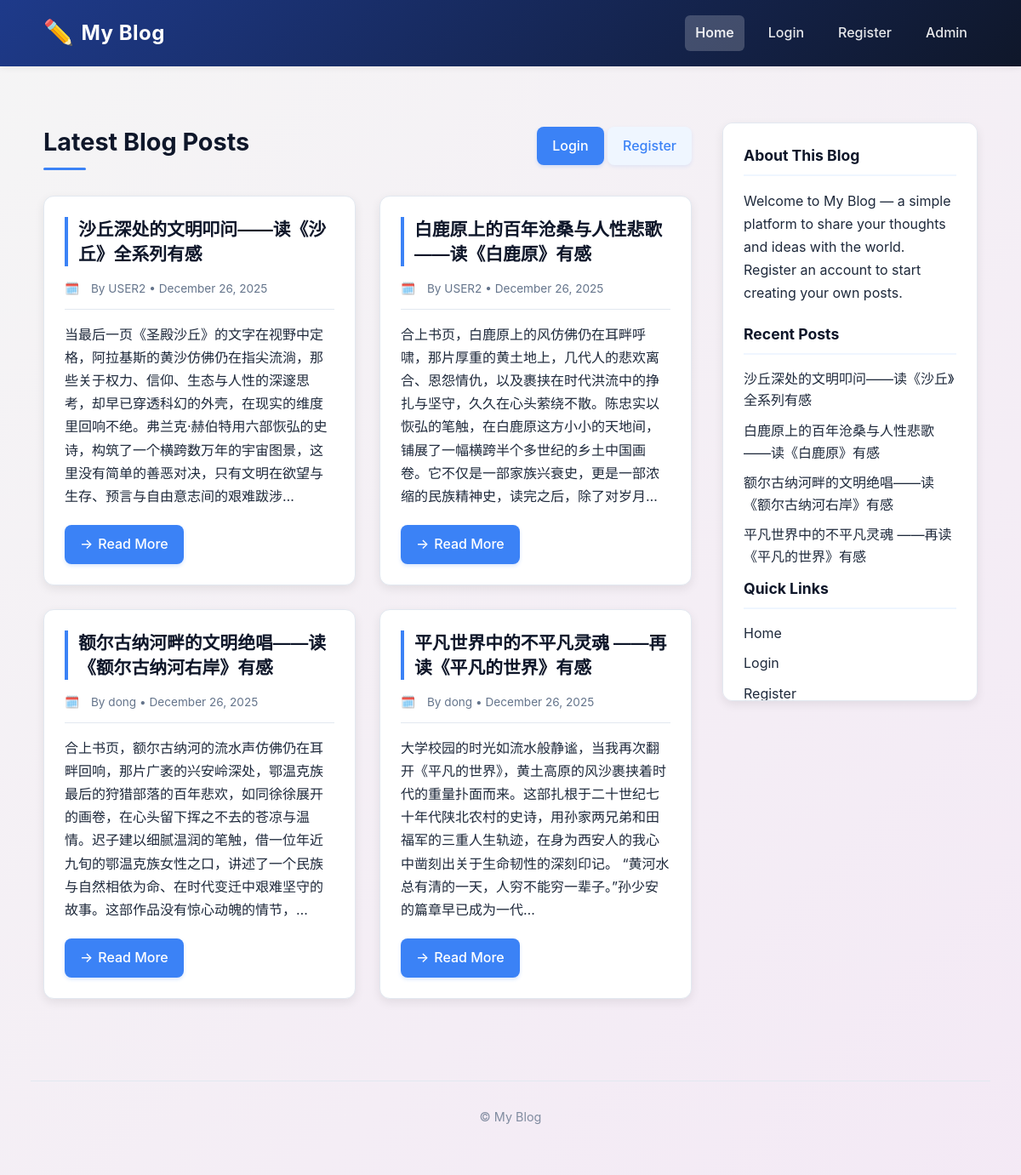
The page / on the database its author committed.
### blogs/models.py (models this page shows, shortened)
class BlogPost(models.Model):
    title = models.CharField(max_length=200)
    text = models.TextField()
    date_added = models.DateTimeField(auto_now_add=True)
    author = models.ForeignKey(User, on_delete=models.CASCADE)
    class Meta:
        ordering = ['-date_added']

### blogs/views.py (the view)
# urls.py: path('', HomePageView.as_view(), name='home'),
class HomePageView(ListView):
    model = BlogPost
    template_name = 'blogs/home.html'
    context_object_name = 'posts'
    ordering = ['-date_added']

### blogs/templates/blogs/home.html (shortened to what this page needs)
{% extends 'base.html' %}
{% block content %}
  <div class="layout">
    <main>
      <div class="page-head">
        <h1>Latest Blog Posts</h1>
        <p>
          {% if user.is_authenticated %}
            <a class="btn" href="{% url 'blogs:post-create' %}">
              <span>+</span> Create new post
            </a>
          {% else %}
            <a class="btn" href="{% url 'login' %}">Login</a>
            <a class="btn secondary" href="{% url 'blogs:register' %}">Register</a>
          {% endif %}
        </p>
      </div>
      <ul class="post-list">
    {% for post in posts %}
      <li class="post-card">
        <h2>{{ post.title }}</h2>
        <div class="meta">
          By {{ post.author }} • {{ post.date_added|date:"F j, Y" }}
        </div>
        <p class="excerpt">{{ post.text|truncatechars:150 }}</p>
        <div class="post-actions">
          <a class="btn" href="{% url 'blogs:post-detail' post.pk %}" target="_blank" rel="noopener">
            <span>→</span> Read More
          </a>
        </div>
      </li>
    {% endfor %}
      </ul>
    </main>
    <aside class="sidebar">
      <h3>About This Blog</h3>
      <p>Welcome to My Blog — a simple platform to share your thoughts and ideas with the world. Register an account to start creating your own posts.</p>
      <h3>Recent Posts</h3>
      <ul>
        {% for post in posts|slice:":5" %}
          <li><a href="{% url 'blogs:post-detail' post.pk %}">{{ post.title }}</a></li>
        {% empty %}
          <li>No posts available</li>
        {% endfor %}
      </ul>
      <h3>Quick Links</h3>
      <ul>
        <li><a href="{% url 'blogs:home' %}">Home</a></li>
        {% if user.is_authenticated %}
          <li><a href="{% url 'blogs:post-create' %}">Create Post</a></li>
          <li><a href="{% url 'logout' %}">Logout</a></li>
        {% else %}
          <li><a href="{% url 'login' %}">Login</a></li>
          <li><a href="{% url 'blogs:register' %}">Register</a></li>
        {% endif %}
      </ul>
    </aside>
  </div>
{% endblock %}

### templates/base.html (shortened to what this page needs)
{% load static %}
<!DOCTYPE html>
<html>
  <head>
    <link rel="stylesheet" href="{% static 'css/style.css' %}">
  </head>
  <body>
    <header class="site-header">
      <div class="container header-row">
        <h1 class="site-title"><a href="/">My Blog</a></h1>
        <nav id="nav-menu" class="site-nav">
          <a href="/">Home</a>
          {% if user.is_authenticated %}
            <a href="{% url 'blogs:post-create' %}">New Post</a>
            <a href="{% url 'logout' %}">Logout</a>
          {% else %}
            <a href="{% url 'login' %}">Login</a>
            <a href="{% url 'blogs:register' %}">Register</a>
          {% endif %}
          <a href="{% url 'admin:index' %}">Admin</a>
        </nav>
      </div>
    </header>
    <main class="container">
      {% block content %}{% endblock %}
    </main>
    <footer class="site-footer container">
      <p>&copy; {{ now|date:"Y" }} My Blog</p>
    </footer>
  </body>
</html>

### rows shown on the page
BlogPost: title "沙丘深处的文明叩问——读《沙丘》全系列有感", author "USER2", date_added "December 26, 2025", text "当最后一页《圣殿沙丘》的文字在视野中定格，阿拉基斯的黄沙仿佛仍在指尖流淌，那些关于权力、信仰、生态与人性的深邃思考，却早已穿透科幻的外壳，在现实的维度里回响不绝。弗兰克·赫伯特用六部恢弘的史诗，构筑了一个横跨数万年的宇宙图景，这里没有简单的善恶对决，只有文明在欲望与生存、预言与自由意志间的艰难跋涉…"
BlogPost: title "白鹿原上的百年沧桑与人性悲歌——读《白鹿原》有感", author "USER2", date_added "December 26, 2025", text "合上书页，白鹿原上的风仿佛仍在耳畔呼啸，那片厚重的黄土地上，几代人的悲欢离合、恩怨情仇，以及裹挟在时代洪流中的挣扎与坚守，久久在心头萦绕不散。陈忠实以恢弘的笔触，在白鹿原这方小小的天地间，铺展了一幅横跨半个多世纪的乡土中国画卷。它不仅是一部家族兴衰史，更是一部浓缩的民族精神史，读完之后，除了对岁月…"
BlogPost: title "额尔古纳河畔的文明绝唱——读《额尔古纳河右岸》有感", author "dong", date_added "December 26, 2025", text "合上书页，额尔古纳河的流水声仿佛仍在耳畔回响，那片广袤的兴安岭深处，鄂温克族最后的狩猎部落的百年悲欢，如同徐徐展开的画卷，在心头留下挥之不去的苍凉与温情。迟子建以细腻温润的笔触，借一位年近九旬的鄂温克族女性之口，讲述了一个民族与自然相依为命、在时代变迁中艰难坚守的故事。这部作品没有惊心动魄的情节，…"
BlogPost: title "平凡世界中的不平凡灵魂 ——再读《平凡的世界》有感", author "dong", date_added "December 26, 2025", text "大学校园的时光如流水般静谧，当我再次翻开《平凡的世界》，黄土高原的风沙裹挟着时代的重量扑面而来。这部扎根于二十世纪七十年代陕北农村的史诗，用孙家两兄弟和田福军的三重人生轨迹，在身为西安人的我心中凿刻出关于生命韧性的深刻印记。 “黄河水总有清的一天，人穷不能穷一辈子。”孙少安的篇章早已成为一代…"
